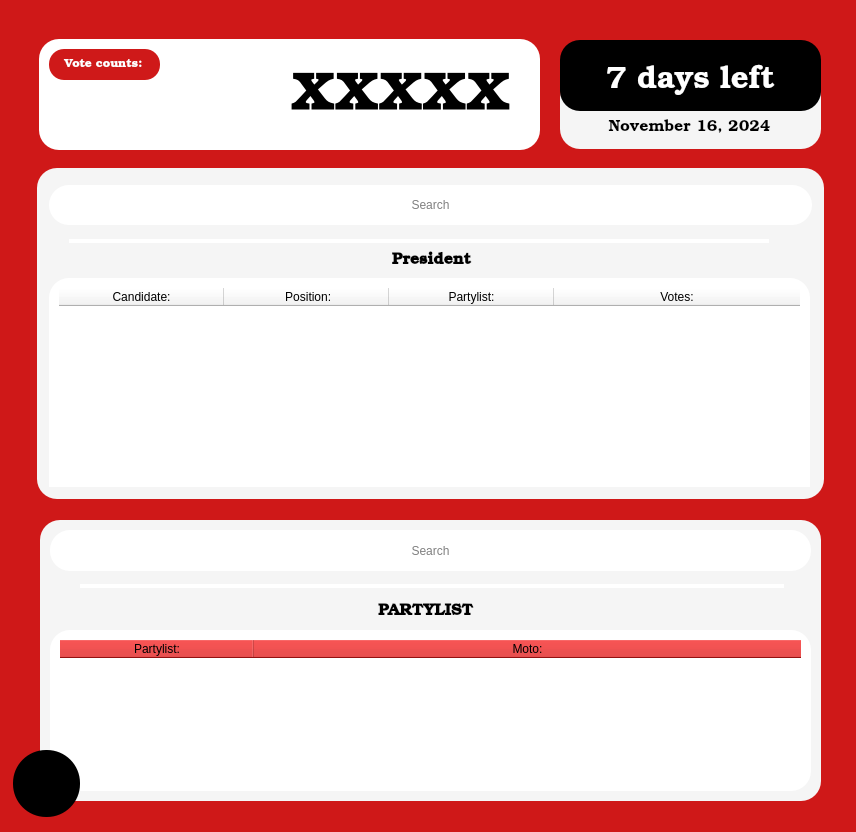
<?xml version="1.0" encoding="UTF-8"?>
<ui version="4.0">
 <class>MainWindow</class>
 <widget class="QMainWindow" name="MainWindow">
  <property name="geometry">
   <rect>
    <x>0</x>
    <y>0</y>
    <width>856</width>
    <height>832</height>
   </rect>
  </property>
  <property name="windowTitle">
   <string>MainWindow</string>
  </property>
  <property name="styleSheet">
   <string notr="true">background-color: rgb(255, 255, 255);</string>
  </property>
  <widget class="QWidget" name="centralwidget">
   <widget class="QWidget" name="widget_3" native="true">
    <property name="geometry">
     <rect>
      <x>-10</x>
      <y>0</y>
      <width>881</width>
      <height>871</height>
     </rect>
    </property>
    <property name="styleSheet">
     <string notr="true">background-color: rgb(207, 24, 24);</string>
    </property>
    <widget class="QWidget" name="widget_7" native="true">
     <property name="geometry">
      <rect>
       <x>570</x>
       <y>40</y>
       <width>261</width>
       <height>71</height>
      </rect>
     </property>
     <property name="styleSheet">
      <string notr="true">background-color: rgb(0, 0, 0);
border-radius: 20px;</string>
     </property>
     <widget class="QLabel" name="days_left_lbl">
      <property name="geometry">
       <rect>
        <x>10</x>
        <y>20</y>
        <width>241</width>
        <height>41</height>
       </rect>
      </property>
      <property name="font">
       <font>
        <family>Bookman Old Style</family>
        <pointsize>23</pointsize>
       </font>
      </property>
      <property name="styleSheet">
       <string notr="true">color: rgb(255, 255, 255);</string>
      </property>
      <property name="text">
       <string>7 days left</string>
      </property>
      <property name="alignment">
       <set>Qt::AlignCenter</set>
      </property>
     </widget>
    </widget>
    <widget class="QWidget" name="widget_9" native="true">
     <property name="geometry">
      <rect>
       <x>49</x>
       <y>39</y>
       <width>501</width>
       <height>111</height>
      </rect>
     </property>
     <property name="styleSheet">
      <string notr="true">background-color: rgb(255, 255, 255);
border-radius: 20px;</string>
     </property>
     <widget class="QWidget" name="widget_4" native="true">
      <property name="geometry">
       <rect>
        <x>10</x>
        <y>10</y>
        <width>111</width>
        <height>31</height>
       </rect>
      </property>
      <property name="styleSheet">
       <string notr="true">background-color: rgb(207, 25, 25);
border-radius: 15px;</string>
      </property>
      <widget class="QLabel" name="label_7">
       <property name="geometry">
        <rect>
         <x>4</x>
         <y>5</y>
         <width>101</width>
         <height>21</height>
        </rect>
       </property>
       <property name="font">
        <font>
         <family>Bookman Old Style</family>
         <pointsize>9</pointsize>
        </font>
       </property>
       <property name="styleSheet">
        <string notr="true">color: rgb(255, 255, 255);</string>
       </property>
       <property name="text">
        <string>Vote counts:</string>
       </property>
       <property name="alignment">
        <set>Qt::AlignCenter</set>
       </property>
      </widget>
     </widget>
     <widget class="QLabel" name="total_vote_counts">
      <property name="geometry">
       <rect>
        <x>10</x>
        <y>20</y>
        <width>461</width>
        <height>69</height>
       </rect>
      </property>
      <property name="font">
       <font>
        <family>Bookman Old Style</family>
        <pointsize>55</pointsize>
       </font>
      </property>
      <property name="styleSheet">
       <string notr="true">background-color: transparent;</string>
      </property>
      <property name="text">
       <string>xxxxx</string>
      </property>
      <property name="alignment">
       <set>Qt::AlignRight|Qt::AlignTrailing|Qt::AlignVCenter</set>
      </property>
     </widget>
    </widget>
    <widget class="QWidget" name="widget_8" native="true">
     <property name="geometry">
      <rect>
       <x>570</x>
       <y>78</y>
       <width>261</width>
       <height>71</height>
      </rect>
     </property>
     <property name="styleSheet">
      <string notr="true">background-color: rgb(245, 245, 245);
background-color: rgb(245, 245, 245);
border-radius: 20px;</string>
     </property>
     <widget class="QLabel" name="date_lbl">
      <property name="geometry">
       <rect>
        <x>9</x>
        <y>34</y>
        <width>241</width>
        <height>31</height>
       </rect>
      </property>
      <property name="font">
       <font>
        <family>Bookman Old Style</family>
        <pointsize>12</pointsize>
       </font>
      </property>
      <property name="text">
       <string>November 16, 2024</string>
      </property>
      <property name="alignment">
       <set>Qt::AlignCenter</set>
      </property>
     </widget>
    </widget>
    <widget class="QWidget" name="widget_11" native="true">
     <property name="geometry">
      <rect>
       <x>50</x>
       <y>520</y>
       <width>781</width>
       <height>281</height>
      </rect>
     </property>
     <property name="styleSheet">
      <string notr="true">background-color: rgb(245, 245, 245);
border-radius: 20px;</string>
     </property>
     <widget class="QLabel" name="label_12">
      <property name="geometry">
       <rect>
        <x>10</x>
        <y>76</y>
        <width>751</width>
        <height>31</height>
       </rect>
      </property>
      <property name="font">
       <font>
        <family>Bookman Old Style</family>
        <pointsize>12</pointsize>
        <weight>75</weight>
        <bold>true</bold>
       </font>
      </property>
      <property name="styleSheet">
       <string notr="true">color: rgb(0, 0, 0);</string>
      </property>
      <property name="text">
       <string>PARTYLIST</string>
      </property>
      <property name="alignment">
       <set>Qt::AlignCenter</set>
      </property>
     </widget>
     <widget class="QLineEdit" name="search_box2">
      <property name="geometry">
       <rect>
        <x>10</x>
        <y>10</y>
        <width>761</width>
        <height>41</height>
       </rect>
      </property>
      <property name="styleSheet">
       <string notr="true">background-color: rgb(255, 255, 255);
border-radius: 20px;
font: 25 12pt &quot;Bookman Old Style&quot;;</string>
      </property>
      <property name="text">
       <string/>
      </property>
      <property name="alignment">
       <set>Qt::AlignCenter</set>
      </property>
      <property name="placeholderText">
       <string>Search</string>
      </property>
     </widget>
     <widget class="QWidget" name="widget_10" native="true">
      <property name="geometry">
       <rect>
        <x>40</x>
        <y>64</y>
        <width>704</width>
        <height>4</height>
       </rect>
      </property>
      <property name="styleSheet">
       <string notr="true">background-color: rgb(255, 255, 255);</string>
      </property>
     </widget>
    </widget>
    <widget class="QTableWidget" name="partylist_tbl">
     <property name="geometry">
      <rect>
       <x>60</x>
       <y>630</y>
       <width>761</width>
       <height>161</height>
      </rect>
     </property>
     <property name="styleSheet">
      <string notr="true">QTableWidget, QTableView {
    background-color: white;
    border: none;
    border-radius: 20px;
    padding: 10px;
}
</string>
     </property>
     <property name="autoScrollMargin">
      <number>16</number>
     </property>
     <attribute name="horizontalHeaderDefaultSectionSize">
      <number>194</number>
     </attribute>
     <attribute name="horizontalHeaderStretchLastSection">
      <bool>true</bool>
     </attribute>
     <attribute name="verticalHeaderVisible">
      <bool>false</bool>
     </attribute>
     <column>
      <property name="text">
       <string>Partylist:</string>
      </property>
     </column>
     <column>
      <property name="text">
       <string>Moto:</string>
      </property>
     </column>
    </widget>
    <widget class="QPushButton" name="back_btn">
     <property name="geometry">
      <rect>
       <x>23</x>
       <y>750</y>
       <width>67</width>
       <height>67</height>
      </rect>
     </property>
     <property name="font">
      <font>
       <family>Bookman Old Style</family>
      </font>
     </property>
     <property name="styleSheet">
      <string notr="true">background-color: rgb(0, 0, 0);
color: rgb(255, 255, 255);
border-radius: 33px;</string>
     </property>
     <property name="text">
      <string/>
     </property>
     <property name="icon">
      <iconset>
       <normaloff>../image/back.png</normaloff>../image/back.png</iconset>
     </property>
     <property name="iconSize">
      <size>
       <width>32</width>
       <height>32</height>
      </size>
     </property>
    </widget>
    <widget class="QScrollArea" name="scrollArea">
     <property name="geometry">
      <rect>
       <x>50</x>
       <y>176</y>
       <width>781</width>
       <height>311</height>
      </rect>
     </property>
     <property name="styleSheet">
      <string notr="true">background-color: rgb(245, 245, 245);
border-radius: 20px;</string>
     </property>
     <property name="verticalScrollBarPolicy">
      <enum>Qt::ScrollBarAlwaysOff</enum>
     </property>
     <property name="horizontalScrollBarPolicy">
      <enum>Qt::ScrollBarAlwaysOff</enum>
     </property>
     <property name="widgetResizable">
      <bool>true</bool>
     </property>
     <widget class="QWidget" name="scrollAreaWidgetContents">
      <property name="geometry">
       <rect>
        <x>0</x>
        <y>0</y>
        <width>781</width>
        <height>964</height>
       </rect>
      </property>
      <layout class="QGridLayout" name="gridLayout">
       <item row="2" column="0">
        <widget class="QWidget" name="widget" native="true">
         <property name="minimumSize">
          <size>
           <width>0</width>
           <height>900</height>
          </size>
         </property>
         <widget class="QTableWidget" name="president_table">
          <property name="geometry">
           <rect>
            <x>0</x>
            <y>47</y>
            <width>761</width>
            <height>231</height>
           </rect>
          </property>
          <property name="styleSheet">
           <string notr="true">QTableWidget, QTableView {
    background-color: white;
    border: none;
    border-radius: 20px;
    padding: 10px;
}
</string>
          </property>
          <attribute name="horizontalHeaderVisible">
           <bool>true</bool>
          </attribute>
          <attribute name="horizontalHeaderDefaultSectionSize">
           <number>165</number>
          </attribute>
          <attribute name="horizontalHeaderMinimumSectionSize">
           <number>39</number>
          </attribute>
          <attribute name="horizontalHeaderStretchLastSection">
           <bool>true</bool>
          </attribute>
          <attribute name="verticalHeaderVisible">
           <bool>false</bool>
          </attribute>
          <attribute name="verticalHeaderHighlightSections">
           <bool>true</bool>
          </attribute>
          <column>
           <property name="text">
            <string>Candidate:</string>
           </property>
          </column>
          <column>
           <property name="text">
            <string> Position:</string>
           </property>
          </column>
          <column>
           <property name="text">
            <string>Partylist:</string>
           </property>
          </column>
          <column>
           <property name="text">
            <string>Votes:</string>
           </property>
          </column>
         </widget>
         <widget class="QLabel" name="label_13">
          <property name="geometry">
           <rect>
            <x>2</x>
            <y>12</y>
            <width>761</width>
            <height>35</height>
           </rect>
          </property>
          <property name="font">
           <font>
            <family>Bookman Old Style</family>
            <pointsize>12</pointsize>
            <weight>75</weight>
            <bold>true</bold>
           </font>
          </property>
          <property name="styleSheet">
           <string notr="true">color: rgb(0, 0, 0);
background-color: transparent;</string>
          </property>
          <property name="text">
           <string>President</string>
          </property>
          <property name="alignment">
           <set>Qt::AlignCenter</set>
          </property>
         </widget>
         <widget class="QTableWidget" name="secretary_tbl">
          <property name="geometry">
           <rect>
            <x>0</x>
            <y>332</y>
            <width>761</width>
            <height>241</height>
           </rect>
          </property>
          <property name="styleSheet">
           <string notr="true">QTableWidget, QTableView {
    background-color: white;
    border: none;
    border-radius: 20px;
    padding: 10px;
}

</string>
          </property>
          <attribute name="horizontalHeaderDefaultSectionSize">
           <number>165</number>
          </attribute>
          <attribute name="horizontalHeaderStretchLastSection">
           <bool>true</bool>
          </attribute>
          <attribute name="verticalHeaderVisible">
           <bool>false</bool>
          </attribute>
          <column>
           <property name="text">
            <string>Candidate:</string>
           </property>
          </column>
          <column>
           <property name="text">
            <string>Position:</string>
           </property>
          </column>
          <column>
           <property name="text">
            <string>Partylist:</string>
           </property>
          </column>
          <column>
           <property name="text">
            <string>Votes:</string>
           </property>
          </column>
         </widget>
         <widget class="QLabel" name="label_14">
          <property name="geometry">
           <rect>
            <x>0</x>
            <y>290</y>
            <width>761</width>
            <height>31</height>
           </rect>
          </property>
          <property name="font">
           <font>
            <family>Bookman Old Style</family>
            <pointsize>12</pointsize>
            <weight>75</weight>
            <bold>true</bold>
           </font>
          </property>
          <property name="styleSheet">
           <string notr="true">color: rgb(0, 0, 0);
background-color: transparent;</string>
          </property>
          <property name="text">
           <string>Secretary</string>
          </property>
          <property name="alignment">
           <set>Qt::AlignCenter</set>
          </property>
         </widget>
         <widget class="QWidget" name="widget_2" native="true">
          <property name="geometry">
           <rect>
            <x>30</x>
            <y>278</y>
            <width>704</width>
            <height>4</height>
           </rect>
          </property>
          <property name="styleSheet">
           <string notr="true">background-color: rgb(255, 255, 255);</string>
          </property>
         </widget>
         <widget class="QLabel" name="label_15">
          <property name="geometry">
           <rect>
            <x>0</x>
            <y>610</y>
            <width>761</width>
            <height>31</height>
           </rect>
          </property>
          <property name="font">
           <font>
            <family>Bookman Old Style</family>
            <pointsize>12</pointsize>
            <weight>75</weight>
            <bold>true</bold>
           </font>
          </property>
          <property name="styleSheet">
           <string notr="true">color: rgb(0, 0, 0);
background-color: transparent;</string>
          </property>
          <property name="text">
           <string>Senators</string>
          </property>
          <property name="alignment">
           <set>Qt::AlignCenter</set>
          </property>
         </widget>
         <widget class="QWidget" name="widget_5" native="true">
          <property name="geometry">
           <rect>
            <x>30</x>
            <y>598</y>
            <width>704</width>
            <height>4</height>
           </rect>
          </property>
          <property name="styleSheet">
           <string notr="true">background-color: rgb(255, 255, 255);</string>
          </property>
         </widget>
         <widget class="QTableWidget" name="senator_tbl">
          <property name="geometry">
           <rect>
            <x>0</x>
            <y>652</y>
            <width>761</width>
            <height>241</height>
           </rect>
          </property>
          <property name="styleSheet">
           <string notr="true">QTableWidget, QTableView {
    background-color: white;
    border: none;
    border-radius: 20px;
    padding: 10px;
}

</string>
          </property>
          <attribute name="horizontalHeaderDefaultSectionSize">
           <number>167</number>
          </attribute>
          <attribute name="horizontalHeaderStretchLastSection">
           <bool>true</bool>
          </attribute>
          <attribute name="verticalHeaderVisible">
           <bool>false</bool>
          </attribute>
          <column>
           <property name="text">
            <string>Candidate:</string>
           </property>
          </column>
          <column>
           <property name="text">
            <string>Position:</string>
           </property>
          </column>
          <column>
           <property name="text">
            <string>Partylist:</string>
           </property>
          </column>
          <column>
           <property name="text">
            <string>Votes:</string>
           </property>
          </column>
         </widget>
         <widget class="QWidget" name="widget_6" native="true">
          <property name="geometry">
           <rect>
            <x>20</x>
            <y>8</y>
            <width>700</width>
            <height>4</height>
           </rect>
          </property>
          <property name="minimumSize">
           <size>
            <width>700</width>
            <height>4</height>
           </size>
          </property>
          <property name="maximumSize">
           <size>
            <width>700</width>
            <height>4</height>
           </size>
          </property>
          <property name="styleSheet">
           <string notr="true">background-color: rgb(255, 255, 255);</string>
          </property>
         </widget>
        </widget>
       </item>
       <item row="0" column="0">
        <widget class="QLineEdit" name="search_box1">
         <property name="sizePolicy">
          <sizepolicy hsizetype="Expanding" vsizetype="Expanding">
           <horstretch>0</horstretch>
           <verstretch>0</verstretch>
          </sizepolicy>
         </property>
         <property name="minimumSize">
          <size>
           <width>0</width>
           <height>40</height>
          </size>
         </property>
         <property name="styleSheet">
          <string notr="true">background-color: rgb(255, 255, 255);
border-radius: 20px;
font: 25 12pt &quot;Bookman Old Style&quot;;</string>
         </property>
         <property name="text">
          <string/>
         </property>
         <property name="alignment">
          <set>Qt::AlignCenter</set>
         </property>
         <property name="placeholderText">
          <string>Search</string>
         </property>
        </widget>
       </item>
      </layout>
     </widget>
    </widget>
    <widget class="QWidget" name="widget_12" native="true">
     <property name="geometry">
      <rect>
       <x>47</x>
       <y>168</y>
       <width>787</width>
       <height>331</height>
      </rect>
     </property>
     <property name="styleSheet">
      <string notr="true">background-color: rgb(245, 245, 245);
border-radius: 20px;</string>
     </property>
    </widget>
    <zorder>widget_12</zorder>
    <zorder>widget_9</zorder>
    <zorder>widget_8</zorder>
    <zorder>widget_7</zorder>
    <zorder>widget_11</zorder>
    <zorder>partylist_tbl</zorder>
    <zorder>back_btn</zorder>
    <zorder>scrollArea</zorder>
   </widget>
  </widget>
 </widget>
 <resources/>
 <connections/>
</ui>
